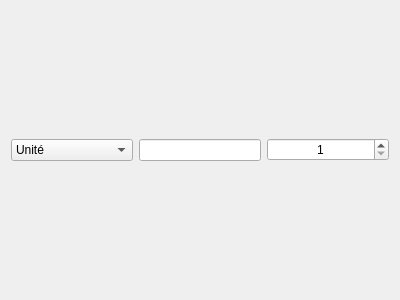
<?xml version="1.0" encoding="UTF-8"?>
<ui version="4.0">
 <class>NumPartEditorW</class>
 <widget class="QWidget" name="NumPartEditorW">
  <property name="geometry">
   <rect>
    <x>0</x>
    <y>0</y>
    <width>400</width>
    <height>300</height>
   </rect>
  </property>
  <property name="windowTitle">
   <string>Form</string>
  </property>
  <layout class="QHBoxLayout" name="horizontalLayout_2">
   <item>
    <layout class="QHBoxLayout" name="horizontalLayout">
     <item>
      <widget class="QComboBox" name="type_combo">
       <property name="sizePolicy">
        <sizepolicy hsizetype="MinimumExpanding" vsizetype="Fixed">
         <horstretch>0</horstretch>
         <verstretch>0</verstretch>
        </sizepolicy>
       </property>
       <item>
        <property name="text">
         <string>Unité</string>
        </property>
       </item>
       <item>
        <property name="text">
         <string>Dizaine</string>
        </property>
       </item>
       <item>
        <property name="text">
         <string>Centaine</string>
        </property>
       </item>
       <item>
        <property name="text">
         <string>Texte</string>
        </property>
       </item>
       <item>
        <property name="text">
         <string>N° folio</string>
        </property>
       </item>
      </widget>
     </item>
     <item>
      <widget class="QLineEdit" name="value_field">
       <property name="sizePolicy">
        <sizepolicy hsizetype="MinimumExpanding" vsizetype="Fixed">
         <horstretch>0</horstretch>
         <verstretch>0</verstretch>
        </sizepolicy>
       </property>
      </widget>
     </item>
     <item>
      <widget class="QSpinBox" name="increase_spinBox">
       <property name="enabled">
        <bool>true</bool>
       </property>
       <property name="sizePolicy">
        <sizepolicy hsizetype="MinimumExpanding" vsizetype="Fixed">
         <horstretch>0</horstretch>
         <verstretch>0</verstretch>
        </sizepolicy>
       </property>
       <property name="minimumSize">
        <size>
         <width>0</width>
         <height>0</height>
        </size>
       </property>
       <property name="wrapping">
        <bool>false</bool>
       </property>
       <property name="alignment">
        <set>Qt::AlignCenter</set>
       </property>
       <property name="specialValueText">
        <string/>
       </property>
       <property name="accelerated">
        <bool>true</bool>
       </property>
       <property name="prefix">
        <string/>
       </property>
       <property name="minimum">
        <number>1</number>
       </property>
      </widget>
     </item>
    </layout>
   </item>
  </layout>
 </widget>
 <resources/>
 <connections/>
</ui>
